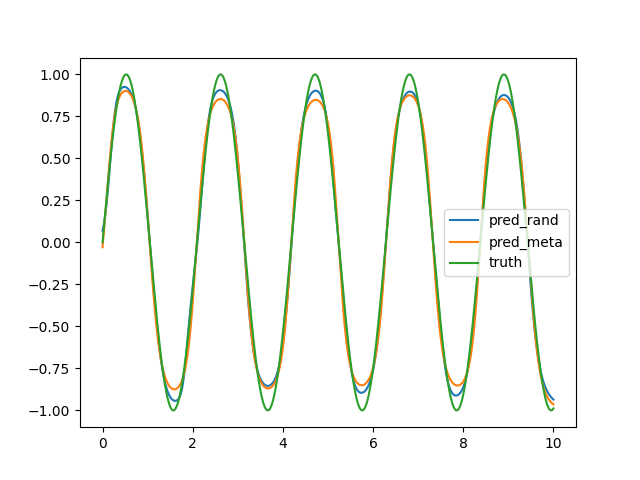

Here is the Python script that generated this plot:
import torch 
import torch.nn as nn
import torch.autograd as autograd
import numpy as np
import matplotlib.pyplot as plt
import time

class MLP(nn.Module):
    def __init__(self):
        super(MLP, self).__init__()

        self.module1 = nn.Sequential(nn.Linear(1, 10), 
                                      nn.Linear(10, 10),
                                      nn.Linear(10, 10),
                                      nn.Linear(10, 1))
    def forward(self, input):
        act_func = nn.Tanh()

        tmp = input
        for layer in self.module1:
            tmp = act_func(layer(tmp))
        
        return tmp

    def __call__(self, input):
        return self.forward(input)

def train(load=False):
    device = torch.device('cuda' if torch.cuda.is_available() else 'cpu')
    print("Current device:", device)

    epochs = 5000
    model = MLP()

    if load:
        model.load_state_dict(torch.load('saved.data'))

    model = model.to(device)

    optim = torch.optim.Adam(model.parameters(), lr=0.001)

    loss_func = nn.MSELoss()

    x = (torch.linspace(0, 1, 10000) * 10).reshape(-1, 1)
    y = (torch.sin(3 * x)).reshape(-1, 1)
    x = x.to(device)
    y = y.to(device)

    loss_save = np.inf
    train_loss = []

    for epoch in range(epochs):
        optim.zero_grad()
        model.train()
        pred = model(x)
        loss = loss_func(pred, y)
        loss.backward()
        optim.step()

        train_loss += [loss.item()]
        

        with torch.no_grad():
            model.eval()
            if loss < loss_save:
                torch.save(model.state_dict(), 'model.data')
                print(".......model updated (epoch = ", epoch+1, ")")
            loss_save = loss.item()

            print("Epoch {} | Loss: {:.3f}".format(epoch+1, loss.item()))
    
    return train_loss



if __name__ == "__main__":
    rand = train(load=False)

    model = MLP()
    model.load_state_dict(torch.load('model.data'))
    x = (torch.linspace(0, 1, 10000) * 10).reshape(-1, 1)
    y1 = model(x).detach().numpy()
    label = torch.sin(3 * x).detach().numpy()

    meta = train(load=True)
    model = MLP()
    model.load_state_dict(torch.load('model.data'))
    y2 = model(x).detach().numpy()

    plt.plot(x, y1, label='pred_rand')
    plt.plot(x, y2, label='pred_meta')
    plt.plot(x, label, label='truth')
    # # plt.show()
    plt.legend()
    plt.savefig('test.png')

    plt.cla()
    plt.plot(np.arange(5000), rand, label='rand')
    plt.plot(np.arange(5000), meta, label='meta')
    plt.legend()
    plt.xlabel("Epochs")
    plt.ylabel("Loss")
    plt.savefig('training.png')